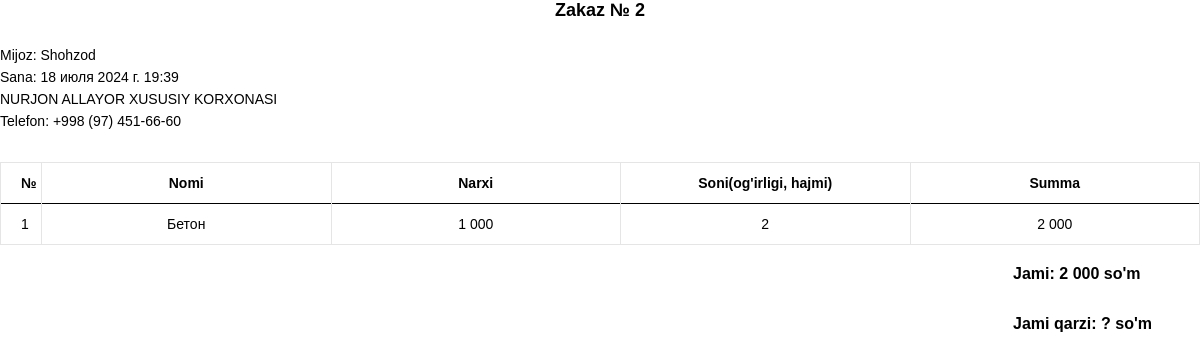
Page /document/2/ (signed in) on the committed database.
### backend/models.py (models this page shows, shortened)
class Order(models.Model):
    created_date = models.DateTimeField(auto_now_add=True)
    client = models.ForeignKey('Client', related_name='Client', on_delete=models.CASCADE)
    cash = models.IntegerField(default=0, verbose_name='Summa')
    class Meta:
        verbose_name = 'chiqim(1)'
        verbose_name_plural = 'chiqim(1)'

class Client(models.Model):
    name = models.CharField(max_length=255, verbose_name='FIO')
    phone = models.CharField(max_length=255, verbose_name='Telefon')
    comment = models.CharField(max_length=255, default='-', verbose_name='Izoh')
    class Meta:
        verbose_name = 'client(1)'
        verbose_name_plural = 'clientlar(1)'

class Product(models.Model):
    name = models.CharField(max_length=255, unique=True, verbose_name='nomi')
    class Meta:
        verbose_name = 'maxsulot(1)'
        verbose_name_plural = 'maxsulotlar(1)'

### backend/views.py (the view)
# urls.py: path('document/<int:id>/', document, name='document'),
@login_required
def document(request, id=1):
    context = dict()
    if id == 1:
        order = list(Order.objects.all())[-1]
    else:
        order = Order.objects.get(id=id)
    client = order.client
    order_products = OrderProduct.objects.filter(order=order)
    total_sum = 0
    products = []
    for order_product in order_products:
        products.append(
            {
                'id': order_product.id,
                'product': order_product.product,
                'price': order_product.price,
                'count': order_product.count,
                'order': order_product.order,
                'cash': order_product.count * order_product.price,
            }
        )
        total_sum += order_product.count * order_product.price
    context['products'] = products
    context['client'] = client
    context['total_sum'] = total_sum
    context['order'] = order
    if request.user.groups.filter(name='Склад').exists():
        return render(request, 'document.html', context)
    else:
        return HttpResponse("У вас нет прав для просмотра этой страницы.")

### templates/document.html
{% extends "./base.html" %}
{% load static %}
{% load humanize %}
{% load my_tags %}
{% block body %}
    <div class=" text-start">
        <h6 class=" text-center"><b>Zakaz № {{order.id}}</b></h6>
        <br>
        <p class="text-black" >Mijoz: {{ order.client.name }}</p>
        <p class="text-black" >Sana: {{ order.created_date }}</p>
        <p class="text-black" style="font-family:sans-serif; " >
            NURJON ALLAYOR XUSUSIY KORXONASI
        </p>
        <p class="text-black" style="font-family:sans-serif; ">Telefon: +998 (97) 451-66-60<p>
        <div class="offset-top-30">
            <table class="table table-custom table-fixed bordered-table text-center text-black" data-responsive="true">
                <tr style="font-size: 14px;">
                    <th width="30px">№</th>
                    <th>Nomi</th>
                    <th>Narxi</th>
                    <th>Soni(og'irligi, hajmi)</th>
                    <th>Summa</th>
                </tr>
                {% for product  in products %}
                    <tr height="10px" style="font-size: 14px;">
                        <td>{{ forloop.counter }}</td>
                        <td>{{ product.product.name }}</td>
                        <td>{{ product.price|intcomma }}</td>
                        <td>{{ product.count }}</td>
                        <td>{{ product.cash|intcomma }}</td>
                    </tr>
                {% endfor %}
            </table>
            <div class="float-end text-black px-5" style="font-size: 16px;" >
                <b>Jami: {{ total_sum|intcomma }} so'm</b>
                <br>
                <br>
                <b>Jami qarzi: ? so'm</b>
            </div>
        </div>
{% endblock %}

### rows in the picture
Order: id "2", client.name "Shohzod", created_date "18 июля 2024 г. 19:39"
Product: product.name "Бетон", price "1 000", count "2", cash "2 000"

### other values in the picture
{{ total_sum|intcomma }} "2 000"
